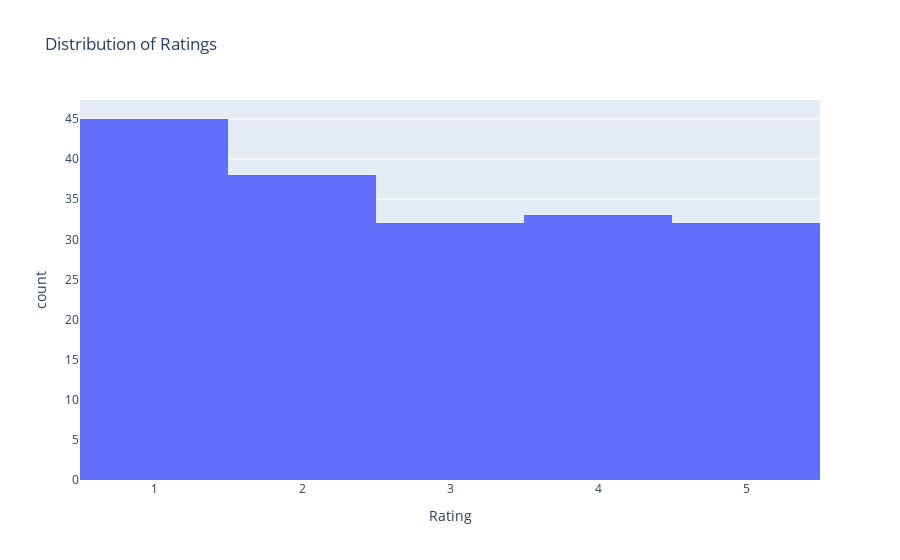

Notebook code cell kept with this figure:
### Code cell
fig = px.histogram(df2, x="Rating", nbins=5, title="Distribution of Ratings")
fig.show()

### Figure 1 — Plotly figure (JSON) as saved in the notebook; plotly's stock layout.template omitted (floating-point values rounded to 4 significant figures; data arrays with more than 128 entries replaced by an {"elided": "..."} marker saying what was removed)
{"data": [{"alignmentgroup": "True", "bingroup": "x", "hovertemplate": "Rating=%{x}<br>count=%{y}<extra></extra>", "legendgroup": "", "marker": {"color": "#636efa", "pattern": {"shape": ""}}, "name": "", "nbinsx": 5, "offsetgroup": "", "orientation": "v", "showlegend": false, "type": "histogram", "x": {"elided": "180 int values"}, "xaxis": "x", "yaxis": "y"}], "layout": {"autosize": true, "barmode": "relative", "legend": {"tracegroupgap": 0}, "title": {"text": "Distribution of Ratings"}, "xaxis": {"anchor": "y", "autorange": true, "domain": [0, 1], "range": [0.5, 5.5], "title": {"text": "Rating"}, "type": "linear"}, "yaxis": {"anchor": "x", "autorange": true, "domain": [0, 1], "range": [0, 47.37], "title": {"text": "count"}}}}
